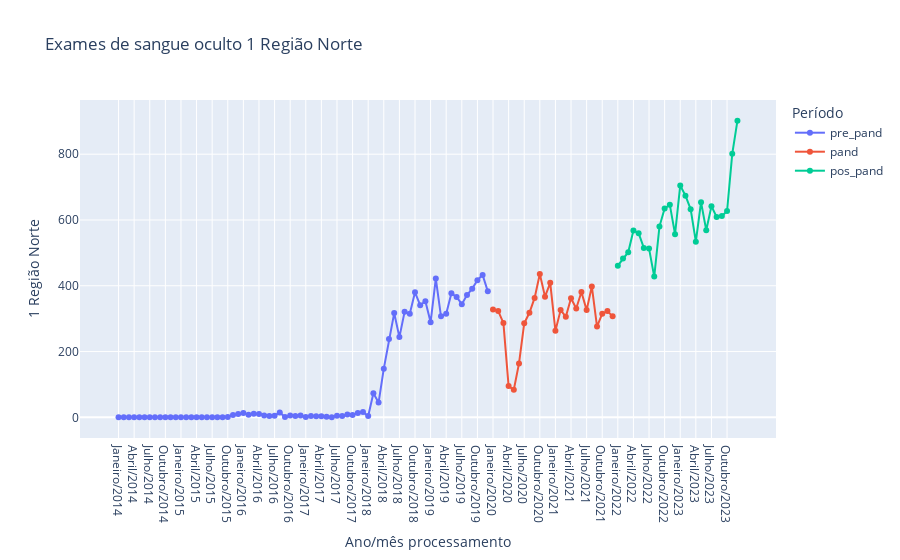
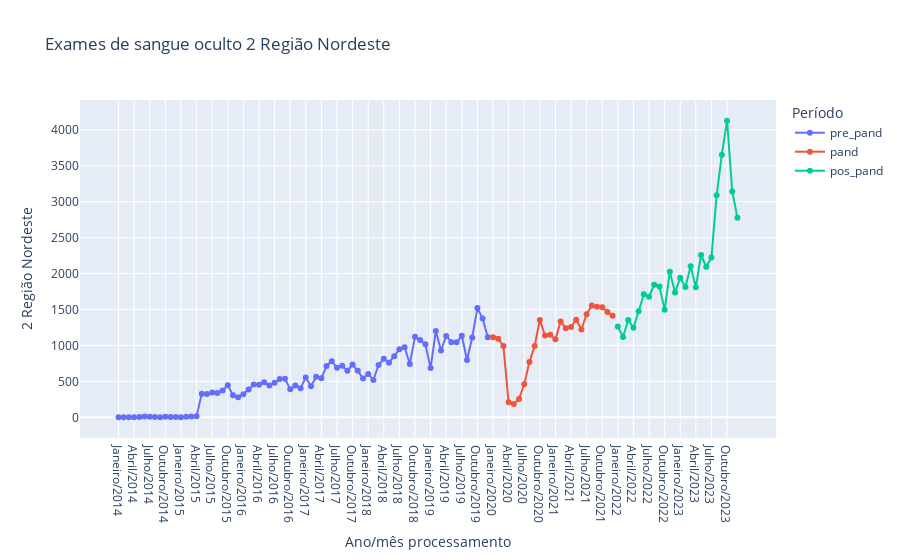
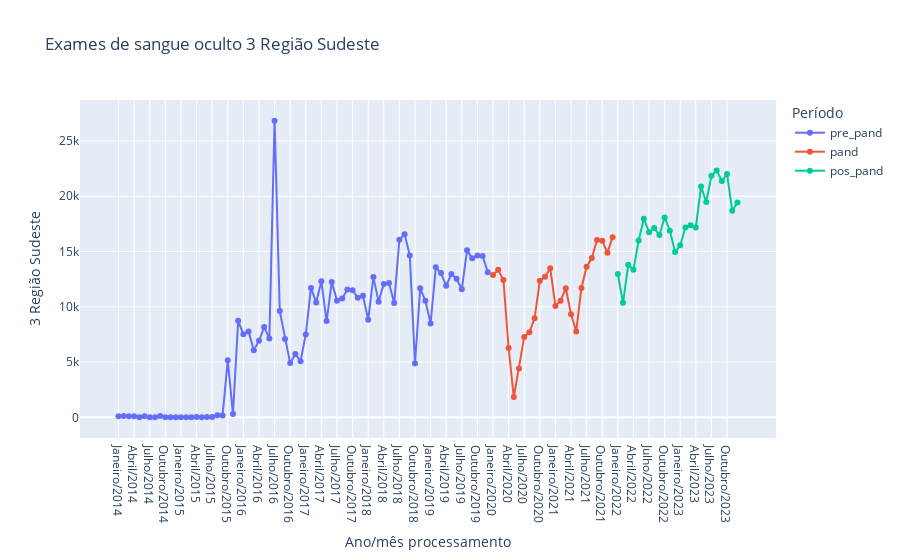
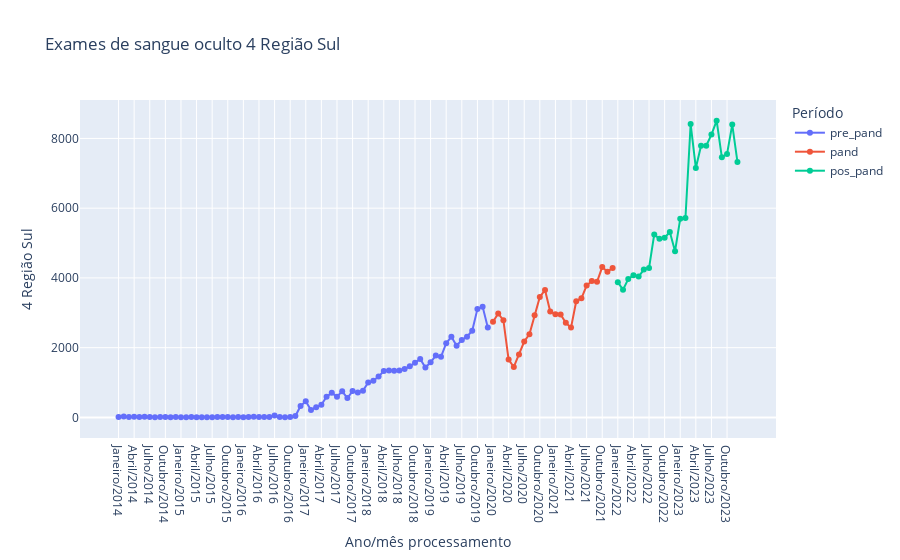

Here is the notebook cell these charts were saved with, in order:
### Code cell
regioes = list(df.columns[1:6])
for regiao in regioes:
    fig = px.line(df, x='Ano/mês processamento', y=regiao, color='Período', markers=True, title=f"Exames de sangue oculto {regiao}")
    fig.show()

### Figure 1 — Plotly figure (JSON) as saved in the notebook; plotly's stock layout.template omitted (floating-point values rounded to 4 significant figures)
{"data": [{"hovertemplate": "Período=pre_pand<br>Ano/mês processamento=%{x}<br>1 Região Norte=%{y}<extra></extra>", "legendgroup": "pre_pand", "line": {"color": "#636efa", "dash": "solid"}, "marker": {"symbol": "circle"}, "mode": "lines+markers", "name": "pre_pand", "orientation": "v", "showlegend": true, "type": "scatter", "x": ["Janeiro/2014", "Fevereiro/2014", "Março/2014", "Abril/2014", "Maio/2014", "Junho/2014", "Julho/2014", "Agosto/2014", "Setembro/2014", "Outubro/2014", "Novembro/2014", "Dezembro/2014", "Janeiro/2015", "Fevereiro/2015", "Março/2015", "Abril/2015", "Maio/2015", "Junho/2015", "Julho/2015", "Agosto/2015", "Setembro/2015", "Outubro/2015", "Novembro/2015", "Dezembro/2015", "Janeiro/2016", "Fevereiro/2016", "Março/2016", "Abril/2016", "Maio/2016", "Junho/2016", "Julho/2016", "Agosto/2016", "Setembro/2016", "Outubro/2016", "Novembro/2016", "Dezembro/2016", "Janeiro/2017", "Fevereiro/2017", "Março/2017", "Abril/2017", "Maio/2017", "Junho/2017", "Julho/2017", "Agosto/2017", "Setembro/2017", "Outubro/2017", "Novembro/2017", "Dezembro/2017", "Janeiro/2018", "Fevereiro/2018", "Março/2018", "Abril/2018", "Maio/2018", "Junho/2018", "Julho/2018", "Agosto/2018", "Setembro/2018", "Outubro/2018", "Novembro/2018", "Dezembro/2018", "Janeiro/2019", "Fevereiro/2019", "Março/2019", "Abril/2019", "Maio/2019", "Junho/2019", "Julho/2019", "Agosto/2019", "Setembro/2019", "Outubro/2019", "Novembro/2019", "Dezembro/2019"], "xaxis": "x", "y": [0, 0, 0, 0, 0, 0, 0, 0, 0, 0, 0, 0, 0, 0, 0, 0, 0, 0, 0, 0, 0, 1, 7, 10, 13, 8, 11, 10, 6, 4, 5, 15, 1, 6, 4, 6, 1, 4, 3, 3, 2, 0, 5, 4, 9, 7, 13, 16, 4, 73, 45, 148, 238, 317, 244, 321, 315, 380, 341, 353, 289, 422, 307, 315, 377, 366, 344, 372, 391, 417, 433, 383], "yaxis": "y"}, {"hovertemplate": "Período=pand<br>Ano/mês processamento=%{x}<br>1 Região Norte=%{y}<extra></extra>", "legendgroup": "pand", "line": {"color": "#EF553B", "dash": "solid"}, "marker": {"symbol": "circle"}, "mode": "lines+markers", "name": "pand", "orientation": "v", "showlegend": true, "type": "scatter", "x": ["Janeiro/2020", "Fevereiro/2020", "Março/2020", "Abril/2020", "Maio/2020", "Junho/2020", "Julho/2020", "Agosto/2020", "Setembro/2020", "Outubro/2020", "Novembro/2020", "Dezembro/2020", "Janeiro/2021", "Fevereiro/2021", "Março/2021", "Abril/2021", "Maio/2021", "Junho/2021", "Julho/2021", "Agosto/2021", "Setembro/2021", "Outubro/2021", "Novembro/2021", "Dezembro/2021"], "xaxis": "x", "y": [328, 323, 287, 95, 84, 164, 286, 318, 363, 436, 367, 409, 263, 326, 306, 362, 331, 381, 326, 398, 276, 315, 323, 307], "yaxis": "y"}, {"hovertemplate": "Período=pos_pand<br>Ano/mês processamento=%{x}<br>1 Região Norte=%{y}<extra></extra>", "legendgroup": "pos_pand", "line": {"color": "#00cc96", "dash": "solid"}, "marker": {"symbol": "circle"}, "mode": "lines+markers", "name": "pos_pand", "orientation": "v", "showlegend": true, "type": "scatter", "x": ["Janeiro/2022", "Fevereiro/2022", "Março/2022", "Abril/2022", "Maio/2022", "Junho/2022", "Julho/2022", "Agosto/2022", "Setembro/2022", "Outubro/2022", "Novembro/2022", "Dezembro/2022", "Janeiro/2023", "Fevereiro/2023", "Março/2023", "Abril/2023", "Maio/2023", "Junho/2023", "Julho/2023", "Agosto/2023", "Setembro/2023", "Outubro/2023", "Novembro/2023", "Dezembro/2023"], "xaxis": "x", "y": [461, 483, 502, 568, 560, 515, 513, 428, 580, 635, 646, 557, 705, 674, 633, 534, 654, 569, 642, 609, 612, 627, 801, 902], "yaxis": "y"}], "layout": {"legend": {"title": {"text": "Período"}, "tracegroupgap": 0}, "title": {"text": "Exames de sangue oculto 1 Região Norte"}, "xaxis": {"anchor": "y", "domain": [0, 1], "title": {"text": "Ano/mês processamento"}}, "yaxis": {"anchor": "x", "domain": [0, 1], "title": {"text": "1 Região Norte"}}}}

### Figure 2 — Plotly figure (JSON) as saved in the notebook; plotly's stock layout.template omitted (floating-point values rounded to 4 significant figures)
{"data": [{"hovertemplate": "Período=pre_pand<br>Ano/mês processamento=%{x}<br>2 Região Nordeste=%{y}<extra></extra>", "legendgroup": "pre_pand", "line": {"color": "#636efa", "dash": "solid"}, "marker": {"symbol": "circle"}, "mode": "lines+markers", "name": "pre_pand", "orientation": "v", "showlegend": true, "type": "scatter", "x": ["Janeiro/2014", "Fevereiro/2014", "Março/2014", "Abril/2014", "Maio/2014", "Junho/2014", "Julho/2014", "Agosto/2014", "Setembro/2014", "Outubro/2014", "Novembro/2014", "Dezembro/2014", "Janeiro/2015", "Fevereiro/2015", "Março/2015", "Abril/2015", "Maio/2015", "Junho/2015", "Julho/2015", "Agosto/2015", "Setembro/2015", "Outubro/2015", "Novembro/2015", "Dezembro/2015", "Janeiro/2016", "Fevereiro/2016", "Março/2016", "Abril/2016", "Maio/2016", "Junho/2016", "Julho/2016", "Agosto/2016", "Setembro/2016", "Outubro/2016", "Novembro/2016", "Dezembro/2016", "Janeiro/2017", "Fevereiro/2017", "Março/2017", "Abril/2017", "Maio/2017", "Junho/2017", "Julho/2017", "Agosto/2017", "Setembro/2017", "Outubro/2017", "Novembro/2017", "Dezembro/2017", "Janeiro/2018", "Fevereiro/2018", "Março/2018", "Abril/2018", "Maio/2018", "Junho/2018", "Julho/2018", "Agosto/2018", "Setembro/2018", "Outubro/2018", "Novembro/2018", "Dezembro/2018", "Janeiro/2019", "Fevereiro/2019", "Março/2019", "Abril/2019", "Maio/2019", "Junho/2019", "Julho/2019", "Agosto/2019", "Setembro/2019", "Outubro/2019", "Novembro/2019", "Dezembro/2019"], "xaxis": "x", "y": [3, 0, 0, 0, 4, 13, 8, 4, 3, 8, 4, 5, 3, 8, 11, 17, 328, 326, 346, 339, 372, 447, 307, 280, 322, 389, 458, 455, 488, 444, 481, 534, 536, 390, 444, 404, 556, 434, 565, 543, 716, 781, 689, 717, 649, 734, 648, 541, 604, 521, 728, 815, 760, 851, 948, 976, 744, 1120, 1075, 1018, 685, 1202, 930, 1133, 1046, 1044, 1135, 798, 1111, 1520, 1376, 1115], "yaxis": "y"}, {"hovertemplate": "Período=pand<br>Ano/mês processamento=%{x}<br>2 Região Nordeste=%{y}<extra></extra>", "legendgroup": "pand", "line": {"color": "#EF553B", "dash": "solid"}, "marker": {"symbol": "circle"}, "mode": "lines+markers", "name": "pand", "orientation": "v", "showlegend": true, "type": "scatter", "x": ["Janeiro/2020", "Fevereiro/2020", "Março/2020", "Abril/2020", "Maio/2020", "Junho/2020", "Julho/2020", "Agosto/2020", "Setembro/2020", "Outubro/2020", "Novembro/2020", "Dezembro/2020", "Janeiro/2021", "Fevereiro/2021", "Março/2021", "Abril/2021", "Maio/2021", "Junho/2021", "Julho/2021", "Agosto/2021", "Setembro/2021", "Outubro/2021", "Novembro/2021", "Dezembro/2021"], "xaxis": "x", "y": [1113, 1095, 992, 210, 186, 255, 460, 769, 993, 1356, 1138, 1148, 1086, 1335, 1238, 1258, 1359, 1223, 1436, 1555, 1539, 1531, 1467, 1415], "yaxis": "y"}, {"hovertemplate": "Período=pos_pand<br>Ano/mês processamento=%{x}<br>2 Região Nordeste=%{y}<extra></extra>", "legendgroup": "pos_pand", "line": {"color": "#00cc96", "dash": "solid"}, "marker": {"symbol": "circle"}, "mode": "lines+markers", "name": "pos_pand", "orientation": "v", "showlegend": true, "type": "scatter", "x": ["Janeiro/2022", "Fevereiro/2022", "Março/2022", "Abril/2022", "Maio/2022", "Junho/2022", "Julho/2022", "Agosto/2022", "Setembro/2022", "Outubro/2022", "Novembro/2022", "Dezembro/2022", "Janeiro/2023", "Fevereiro/2023", "Março/2023", "Abril/2023", "Maio/2023", "Junho/2023", "Julho/2023", "Agosto/2023", "Setembro/2023", "Outubro/2023", "Novembro/2023", "Dezembro/2023"], "xaxis": "x", "y": [1263, 1119, 1355, 1247, 1475, 1712, 1678, 1845, 1820, 1497, 2024, 1736, 1943, 1812, 2102, 1810, 2259, 2094, 2225, 3091, 3655, 4128, 3142, 2778], "yaxis": "y"}], "layout": {"legend": {"title": {"text": "Período"}, "tracegroupgap": 0}, "title": {"text": "Exames de sangue oculto 2 Região Nordeste"}, "xaxis": {"anchor": "y", "domain": [0, 1], "title": {"text": "Ano/mês processamento"}}, "yaxis": {"anchor": "x", "domain": [0, 1], "title": {"text": "2 Região Nordeste"}}}}

### Figure 3 — Plotly figure (JSON) as saved in the notebook; plotly's stock layout.template omitted (floating-point values rounded to 4 significant figures)
{"data": [{"hovertemplate": "Período=pre_pand<br>Ano/mês processamento=%{x}<br>3 Região Sudeste=%{y}<extra></extra>", "legendgroup": "pre_pand", "line": {"color": "#636efa", "dash": "solid"}, "marker": {"symbol": "circle"}, "mode": "lines+markers", "name": "pre_pand", "orientation": "v", "showlegend": true, "type": "scatter", "x": ["Janeiro/2014", "Fevereiro/2014", "Março/2014", "Abril/2014", "Maio/2014", "Junho/2014", "Julho/2014", "Agosto/2014", "Setembro/2014", "Outubro/2014", "Novembro/2014", "Dezembro/2014", "Janeiro/2015", "Fevereiro/2015", "Março/2015", "Abril/2015", "Maio/2015", "Junho/2015", "Julho/2015", "Agosto/2015", "Setembro/2015", "Outubro/2015", "Novembro/2015", "Dezembro/2015", "Janeiro/2016", "Fevereiro/2016", "Março/2016", "Abril/2016", "Maio/2016", "Junho/2016", "Julho/2016", "Agosto/2016", "Setembro/2016", "Outubro/2016", "Novembro/2016", "Dezembro/2016", "Janeiro/2017", "Fevereiro/2017", "Março/2017", "Abril/2017", "Maio/2017", "Junho/2017", "Julho/2017", "Agosto/2017", "Setembro/2017", "Outubro/2017", "Novembro/2017", "Dezembro/2017", "Janeiro/2018", "Fevereiro/2018", "Março/2018", "Abril/2018", "Maio/2018", "Junho/2018", "Julho/2018", "Agosto/2018", "Setembro/2018", "Outubro/2018", "Novembro/2018", "Dezembro/2018", "Janeiro/2019", "Fevereiro/2019", "Março/2019", "Abril/2019", "Maio/2019", "Junho/2019", "Julho/2019", "Agosto/2019", "Setembro/2019", "Outubro/2019", "Novembro/2019", "Dezembro/2019"], "xaxis": "x", "y": [92, 115, 100, 106, 1, 100, 6, 8, 127, 4, 3, 6, 19, 10, 11, 31, 13, 31, 38, 189, 178, 5164, 303, 8736, 7524, 7769, 6061, 6928, 8169, 7138, 26838, 9611, 7087, 4907, 5723, 5082, 7500, 11707, 10389, 12315, 8707, 12237, 10558, 10752, 11560, 11507, 10809, 10991, 8827, 12686, 10468, 12066, 12144, 10355, 16072, 16571, 14651, 4867, 11668, 10547, 8488, 13574, 13056, 11903, 12969, 12539, 11578, 15107, 14383, 14649, 14596, 13119], "yaxis": "y"}, {"hovertemplate": "Período=pand<br>Ano/mês processamento=%{x}<br>3 Região Sudeste=%{y}<extra></extra>", "legendgroup": "pand", "line": {"color": "#EF553B", "dash": "solid"}, "marker": {"symbol": "circle"}, "mode": "lines+markers", "name": "pand", "orientation": "v", "showlegend": true, "type": "scatter", "x": ["Janeiro/2020", "Fevereiro/2020", "Março/2020", "Abril/2020", "Maio/2020", "Junho/2020", "Julho/2020", "Agosto/2020", "Setembro/2020", "Outubro/2020", "Novembro/2020", "Dezembro/2020", "Janeiro/2021", "Fevereiro/2021", "Março/2021", "Abril/2021", "Maio/2021", "Junho/2021", "Julho/2021", "Agosto/2021", "Setembro/2021", "Outubro/2021", "Novembro/2021", "Dezembro/2021"], "xaxis": "x", "y": [12873, 13342, 12431, 6274, 1838, 4417, 7275, 7698, 8960, 12356, 12721, 13480, 10076, 10558, 11675, 9333, 7773, 11708, 13624, 14412, 16040, 15964, 14900, 16302], "yaxis": "y"}, {"hovertemplate": "Período=pos_pand<br>Ano/mês processamento=%{x}<br>3 Região Sudeste=%{y}<extra></extra>", "legendgroup": "pos_pand", "line": {"color": "#00cc96", "dash": "solid"}, "marker": {"symbol": "circle"}, "mode": "lines+markers", "name": "pos_pand", "orientation": "v", "showlegend": true, "type": "scatter", "x": ["Janeiro/2022", "Fevereiro/2022", "Março/2022", "Abril/2022", "Maio/2022", "Junho/2022", "Julho/2022", "Agosto/2022", "Setembro/2022", "Outubro/2022", "Novembro/2022", "Dezembro/2022", "Janeiro/2023", "Fevereiro/2023", "Março/2023", "Abril/2023", "Maio/2023", "Junho/2023", "Julho/2023", "Agosto/2023", "Setembro/2023", "Outubro/2023", "Novembro/2023", "Dezembro/2023"], "xaxis": "x", "y": [12958, 10364, 13802, 13347, 16001, 17959, 16751, 17123, 16487, 18089, 16890, 14956, 15565, 17176, 17381, 17178, 20893, 19470, 21857, 22336, 21379, 22012, 18678, 19436], "yaxis": "y"}], "layout": {"legend": {"title": {"text": "Período"}, "tracegroupgap": 0}, "title": {"text": "Exames de sangue oculto 3 Região Sudeste"}, "xaxis": {"anchor": "y", "domain": [0, 1], "title": {"text": "Ano/mês processamento"}}, "yaxis": {"anchor": "x", "domain": [0, 1], "title": {"text": "3 Região Sudeste"}}}}

### Figure 4 — Plotly figure (JSON) as saved in the notebook; plotly's stock layout.template omitted (floating-point values rounded to 4 significant figures)
{"data": [{"hovertemplate": "Período=pre_pand<br>Ano/mês processamento=%{x}<br>4 Região Sul=%{y}<extra></extra>", "legendgroup": "pre_pand", "line": {"color": "#636efa", "dash": "solid"}, "marker": {"symbol": "circle"}, "mode": "lines+markers", "name": "pre_pand", "orientation": "v", "showlegend": true, "type": "scatter", "x": ["Janeiro/2014", "Fevereiro/2014", "Março/2014", "Abril/2014", "Maio/2014", "Junho/2014", "Julho/2014", "Agosto/2014", "Setembro/2014", "Outubro/2014", "Novembro/2014", "Dezembro/2014", "Janeiro/2015", "Fevereiro/2015", "Março/2015", "Abril/2015", "Maio/2015", "Junho/2015", "Julho/2015", "Agosto/2015", "Setembro/2015", "Outubro/2015", "Novembro/2015", "Dezembro/2015", "Janeiro/2016", "Fevereiro/2016", "Março/2016", "Abril/2016", "Maio/2016", "Junho/2016", "Julho/2016", "Agosto/2016", "Setembro/2016", "Outubro/2016", "Novembro/2016", "Dezembro/2016", "Janeiro/2017", "Fevereiro/2017", "Março/2017", "Abril/2017", "Maio/2017", "Junho/2017", "Julho/2017", "Agosto/2017", "Setembro/2017", "Outubro/2017", "Novembro/2017", "Dezembro/2017", "Janeiro/2018", "Fevereiro/2018", "Março/2018", "Abril/2018", "Maio/2018", "Junho/2018", "Julho/2018", "Agosto/2018", "Setembro/2018", "Outubro/2018", "Novembro/2018", "Dezembro/2018", "Janeiro/2019", "Fevereiro/2019", "Março/2019", "Abril/2019", "Maio/2019", "Junho/2019", "Julho/2019", "Agosto/2019", "Setembro/2019", "Outubro/2019", "Novembro/2019", "Dezembro/2019"], "xaxis": "x", "y": [13, 23, 10, 20, 11, 16, 13, 6, 11, 14, 7, 15, 8, 6, 10, 7, 2, 8, 6, 11, 10, 9, 8, 11, 6, 9, 16, 11, 10, 15, 58, 10, 6, 12, 40, 329, 461, 211, 293, 361, 595, 705, 595, 747, 557, 755, 716, 768, 1000, 1052, 1171, 1330, 1346, 1341, 1345, 1389, 1465, 1567, 1674, 1430, 1581, 1775, 1739, 2129, 2310, 2055, 2223, 2316, 2485, 3106, 3177, 2576], "yaxis": "y"}, {"hovertemplate": "Período=pand<br>Ano/mês processamento=%{x}<br>4 Região Sul=%{y}<extra></extra>", "legendgroup": "pand", "line": {"color": "#EF553B", "dash": "solid"}, "marker": {"symbol": "circle"}, "mode": "lines+markers", "name": "pand", "orientation": "v", "showlegend": true, "type": "scatter", "x": ["Janeiro/2020", "Fevereiro/2020", "Março/2020", "Abril/2020", "Maio/2020", "Junho/2020", "Julho/2020", "Agosto/2020", "Setembro/2020", "Outubro/2020", "Novembro/2020", "Dezembro/2020", "Janeiro/2021", "Fevereiro/2021", "Março/2021", "Abril/2021", "Maio/2021", "Junho/2021", "Julho/2021", "Agosto/2021", "Setembro/2021", "Outubro/2021", "Novembro/2021", "Dezembro/2021"], "xaxis": "x", "y": [2743, 2980, 2785, 1660, 1446, 1805, 2177, 2384, 2929, 3451, 3653, 3036, 2961, 2953, 2713, 2575, 3332, 3417, 3781, 3911, 3889, 4312, 4180, 4284], "yaxis": "y"}, {"hovertemplate": "Período=pos_pand<br>Ano/mês processamento=%{x}<br>4 Região Sul=%{y}<extra></extra>", "legendgroup": "pos_pand", "line": {"color": "#00cc96", "dash": "solid"}, "marker": {"symbol": "circle"}, "mode": "lines+markers", "name": "pos_pand", "orientation": "v", "showlegend": true, "type": "scatter", "x": ["Janeiro/2022", "Fevereiro/2022", "Março/2022", "Abril/2022", "Maio/2022", "Junho/2022", "Julho/2022", "Agosto/2022", "Setembro/2022", "Outubro/2022", "Novembro/2022", "Dezembro/2022", "Janeiro/2023", "Fevereiro/2023", "Março/2023", "Abril/2023", "Maio/2023", "Junho/2023", "Julho/2023", "Agosto/2023", "Setembro/2023", "Outubro/2023", "Novembro/2023", "Dezembro/2023"], "xaxis": "x", "y": [3878, 3660, 3966, 4075, 4040, 4239, 4288, 5248, 5121, 5151, 5316, 4767, 5695, 5716, 8411, 7153, 7791, 7792, 8111, 8510, 7457, 7556, 8397, 7327], "yaxis": "y"}], "layout": {"legend": {"title": {"text": "Período"}, "tracegroupgap": 0}, "title": {"text": "Exames de sangue oculto 4 Região Sul"}, "xaxis": {"anchor": "y", "domain": [0, 1], "title": {"text": "Ano/mês processamento"}}, "yaxis": {"anchor": "x", "domain": [0, 1], "title": {"text": "4 Região Sul"}}}}
